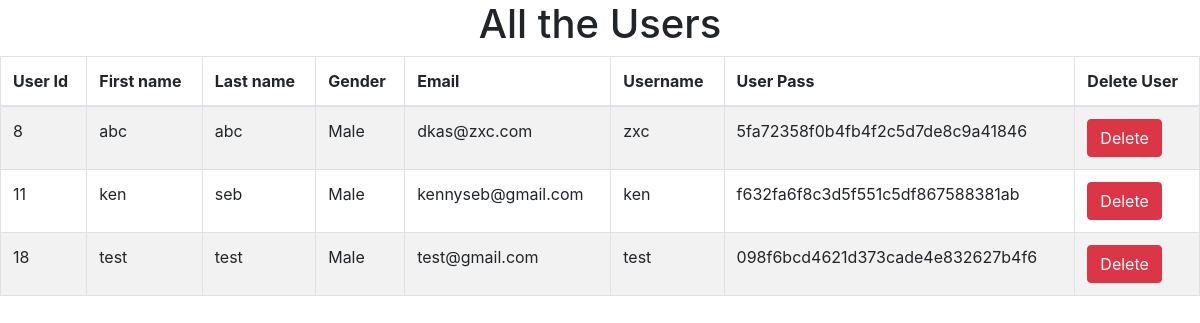
The app's page /view_users.php with its own data.
### tables this page shows
CREATE TABLE `tbl_user` (
  `user_id` int(11) NOT NULL,
  `fname` varchar(30) NOT NULL,
  `lname` varchar(30) NOT NULL,
  `gender` varchar(10) NOT NULL,
  `email` varchar(25) NOT NULL,
  `username` varchar(25) NOT NULL,
  `password` varchar(50) NOT NULL,
  `user_upvote` int(20) NOT NULL DEFAULT 1,
  `user_downvote` int(20) NOT NULL DEFAULT 1
);

### public_html/view_users.php (the view, shortened to what this page needs)
<!DOCTYPE html>
<html lang="en">
<head>
  <link href="vendor/bootstrap/css/bootstrap.min.css" rel="stylesheet">
</head>
<body>
<div class="table-scrol">
    <h1 align="center">All the Users</h1>
<div class="table-responsive">
    <table class="table table-bordered table-hover table-striped" style="table-layout: auto">
        <thead>
        <tr>
            <th>User Id</th>
            <th>First name</th>
            <th>Last name</th>
            <th>Gender</th>
            <th>Email</th>
            <th>Username</th>
            <th>User Pass</th>
            <th>Delete User</th>
        </tr>
        </thead>
        <?php
        include("db.php");
        $view_users_query="SELECT * FROM tbl_user";
        $run=mysqli_query($con,$view_users_query);
        while($row=mysqli_fetch_array($run))
        {
            $user_id=$row[0];
            $fname=$row[1];
            $lname=$row[2];
            $gender=$row[3];
            $email=$row[4];
            $username=$row[5];
            $password=$row[6];
        ?>
        <tr>
            <td><?php echo $user_id;  ?></td>
            <td><?php echo $fname;  ?></td>
            <td><?php echo $lname;  ?></td>
            <td><?php echo  $gender;  ?></td>
            <td><?php echo  $email;  ?></td>
            <td><?php echo  $username;  ?></td>
            <td><?php echo  $password;  ?></td>
           <td><a href="delete_user.php?del=<?php echo $user_id ?>"><button class="btn btn-danger">Delete</button></a></td>
        </tr>
        <?php } ?>
    </table>
        </div>
</div>
</body>
</html>

### records on screen
tbl_user: user_id "8", fname "abc", lname "abc", gender "Male", email "dkas@zxc.com", username "zxc", password "5fa72358f0b4fb4f2c5d7de8c9a41846"
tbl_user: user_id "11", fname "ken", lname "seb", gender "Male", email "kennyseb@gmail.com", username "ken", password "f632fa6f8c3d5f551c5df867588381ab"
tbl_user: user_id "18", fname "test", lname "test", gender "Male", email "test@gmail.com", username "test", password "098f6bcd4621d373cade4e832627b4f6"
